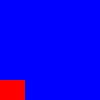

The Python source for this figure:
from PIL import Image

bg = Image.new("RGBA", (100, 100), "blue")
sprite = Image.new("RGBA", (50, 50), "red")

# Paste so it goes outside the bounds
bg.paste(sprite, (-25, 80), sprite)

bg.save("test_crop.png")
